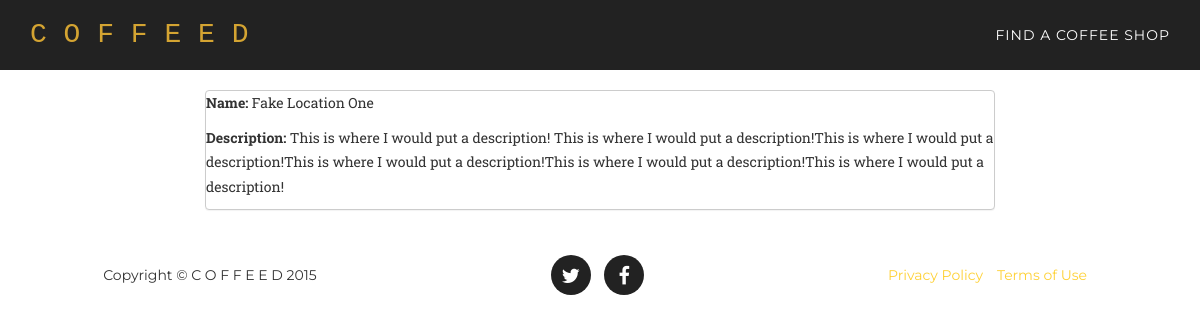
Screenshot of /location/1/detail/ with the database file from the repository.
### core/models.py (models this page shows, shortened)
class Location(models.Model):
	title = models.CharField(max_length=300)
	description = models.TextField(null=True, blank=True)
	address = models.TextField(null=True, blank=True)
	hours = models.TextField(null=True, blank=True)
	image_file = models.ImageField(upload_to=upload_to_location, null=True, blank=True)
	created_at = models.DateTimeField(auto_now_add=True) #record the time this location was created at

### core/views.py (the view)
# urls.py: url(r'location/(?P<pk>\d+)/detail/$', coreviews.LocationDetailView.as_view(), name = 'location_list'),
class LocationDetailView(DetailView):
	model = coremodels.Location
	template_name = 'location/detail.html'
	context_object_name = 'location'

### templates/location/detail.html (shortened to what this page needs)
{% extends "base/theme.html" %}
{% block main_content %}
<div class="row main-content">
	<div class="col-md-2"></div>
	<div class="col-md-8">
		<div class='panel'>
			{% if location.title %} <p><b>Name: </b> {{ location.title }}</b></p> {% endif %}
			{% if location.description %} <p><b>Description: </b>{{ location.description }}</p> {% endif %}
		</div>
	</div>
	<div class="col-md-2"></div>
</div>
{% endblock %}

### static/css/agency.css (style rules this page uses)
body { overflow-x: hidden; font-family: "Roboto Slab","Helvetica Neue",Helvetica,Arial,sans-serif; }
p { font-size: 14px; line-height: 1.75; }
body { webkit-tap-highlight-color: #fed136; }
.panel { padding:0px; background-color: #fff; border: 1px solid #ccc; border-radius: 4px; -webkit-box-shadow: 0 1px 1px rgba(0,0,0,.05); box-shadow: 0 1px 1px rgba(0,0,0,.05); }
.main-content { padding-top: 90px; }

### rows the page displays
Location: title "Fake Location One", description "This is where I would put a description! This is where I would put a description!This is where I would put a description!This is where I would put a description!This is where I would put a description!This is where I would put a description!"
